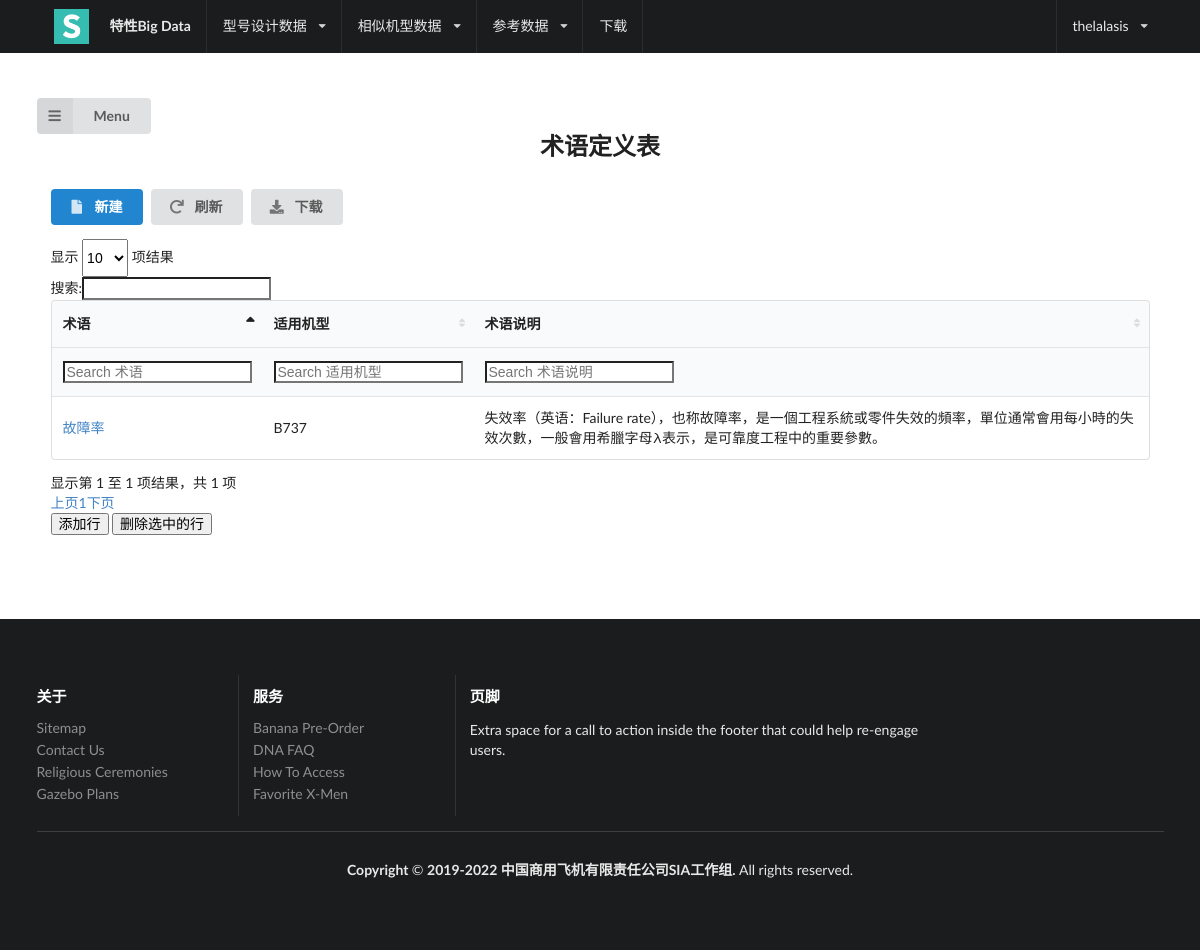
The page /data_platform/term_list/ (signed in) on the database as committed earlier.
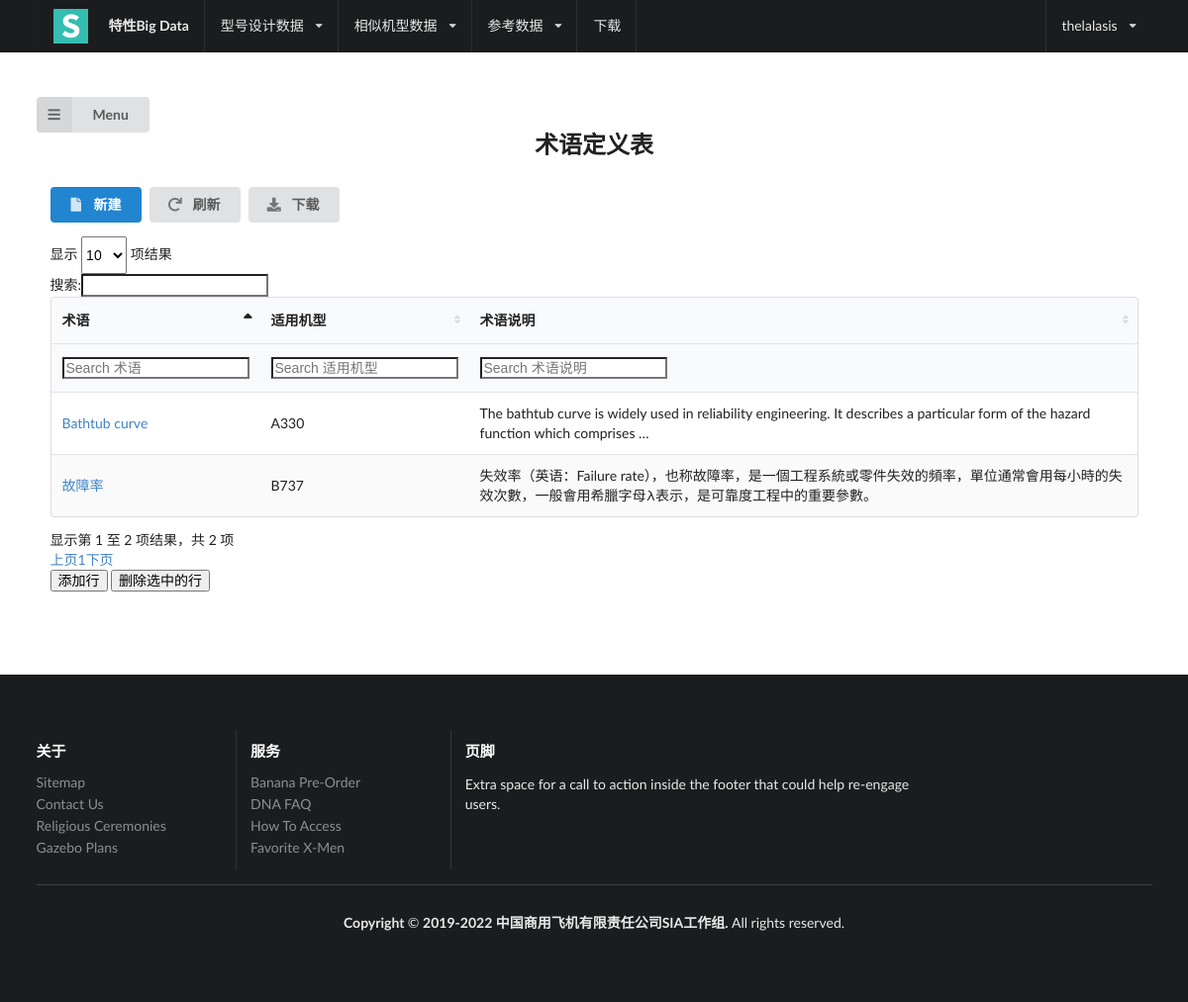
The same page on the database as committed later.
### term/models.py (models this page shows, shortened)
class term(models.Model):
    id = models.AutoField(primary_key = True)
    category = models.ForeignKey(term_category, related_name='acr_category', on_delete=models.CASCADE, default = '无分类')
    title = models.CharField("词条", max_length = 200)
    content = models.TextField("词条说明")
    acmodel = models.ForeignKey(acmodel, related_name='适用机型',on_delete = models.CASCADE, limit_choices_to={'if_intra_ac': True})
    tag = TaggableManager("标签",blank=True)
    source = models.TextField("词条来源")
    class Meta:
        ordering = ('title',)
        verbose_name = '术语'
        verbose_name_plural = '术语'

### data_platform/models.py (models this page shows)
class acmodel(models.Model):
    id = models.AutoField(primary_key = True)
    basic_acmodel = models.CharField("基本型号", max_length = 100)
    expanded_acmodel = models.CharField("扩展型号", max_length = 100)
    if_intra_ac = models.BooleanField(default = False)
    class Meta:
        ordering = ('basic_acmodel',)
        verbose_name = '飞机型号'
        verbose_name_plural = '飞机型号'
    def __str__(self):
        return (self.basic_acmodel)

### data_platform/views.py (the view)
class get_term_list(LoginRequiredMixin,ListView):
	model = term
	template_name = "term_list.html"
	context_object_name =  "term_list"

### data_platform/templates/term_list.html (shortened to what this page needs)
{% load static %}
{% include "head.html" %}
<body>
    <div class="ui main container">
        <div class="ui column">
            <div class = 'row'>
                <div class="pusher">
                   <div id = "toggle" class="ui labeled icon button">
                    <i class = "sidebar icon"></i>
                    Menu
                   </div>
                </div>
            </div>
            <div class="item">
                <h2 class = "ui center aligned header">术语定义表</h2>
            </div>
        </div>
        <div class="ui basic segment pushable">
            <div class="ui basic segment">
                <button class="ui new blue button">
                    <i class="file icon"></i>
                    新建
                </button>
                <button class="ui renewal button">
                    <i class="redo icon"></i>
                    刷新
                </button>
                <button class="ui download button">
                    <i class="download icon"></i>
                    下载
                </button>
              <table id="accident" class="ui striped table">
                  <thead>
                  <tr>
                    <th>术语</th>
                    <th>适用机型</th>
                    <th>术语说明</th>
                  </tr>
                  </thead>
                  <tfoot>
                  <tr>
                    <th>术语</th>
                    <th>适用机型</th>
                    <th>术语说明</th>
                  </tr>
                  </tfoot>
                  <tbody>
                      {% for term in term_list %}
                          <tr>
                            <td><a class="text-dark" href="{% url 'data_platform:term_detail' term.id %}">{{term.title}}</a></td>
                            <td>{{term.acmodel}}</td>
                            <td>{{term.content | striptags |truncatewords:20}}</td>
                          </tr>
                      {% endfor %}
                  </tbody>
              </table>
              <p>
                <button id="addRow">添加行</button>
                <button id="delRow">删除选中的行</button>
              </p>
            </div>
        </div>
    </div>
</body>
{% include "foot.html" %}

### data_platform/templates/head.html (shortened to what this page needs)
<!DOCTYPE html>
{% load static %}
<html lang="zh-CN">
<head>
  <link href="{% static 'css/semantic.min.css' %}" rel="stylesheet">
  <link href="{% static 'css/datatables.min.css' %}" rel = "stylesheet">
</head>
<body>
  <div class="ui fixed primary inverted menu">
    <div class="ui container">
      <a href="{% url 'data_platform:index' %}" class="header item">
        <img class="logo" src="{% static 'logo.png' %}">
          特性Big Data
      </a>
      <div class="ui simple dropdown item">
        型号设计数据 <i class="dropdown icon"></i>
      </div>
      <div class="ui simple dropdown item">
        相似机型数据 <i class="dropdown icon"></i>
      </div>
      <div class="ui simple dropdown item">
        参考数据 <i class="dropdown icon"></i>
      </div>
        <a class="item" href="{% url 'data_platform:download' %}">下载</a>
     <div class="ui simple dropdown right item">
          {% if user.is_authenticated %}
          {{ user.username }}<i class="dropdown icon"></i>
          {% else %}
          游客<i class="dropdown icon"></i>
          <div class="menu">
            <li><a href="{% url 'account:login' %}">登录</a></li>
            <li><a href="{% url 'account:register' %}">注册</a></li>
          {% endif %}
          </div>
     </div>
  </div>
</body>

### data_platform/templates/foot.html
{% load static %}
<html>
<body>
  <div class="ui inverted vertical footer segment">
    <div class="ui container">
      <div class="ui stackable inverted divided equal height stackable grid">
        <div class="three wide column">
          <h4 class="ui inverted header">关于</h4>
          <div class="ui inverted link list">
            <a href="{% url 'data_platform:index' %}" class="item">Sitemap</a>
            <a href="{% url 'data_platform:index' %}" class="item">Contact Us</a>
            <a href="{% url 'data_platform:index' %}" class="item">Religious Ceremonies</a>
            <a href="{% url 'data_platform:index' %}" class="item">Gazebo Plans</a>
          </div>
        </div>
        <div class="three wide column">
          <h4 class="ui inverted header">服务</h4>
          <div class="ui inverted link list">
            <a href="{% url 'data_platform:index' %}" class="item">Banana Pre-Order</a>
            <a href="{% url 'data_platform:index' %}" class="item">DNA FAQ</a>
            <a href="{% url 'data_platform:index' %}" class="item">How To Access</a>
            <a href="{% url 'data_platform:index' %}" class="item">Favorite X-Men</a>
          </div>
        </div>
        <div class="seven wide column">
          <h4 class="ui inverted header">页脚</h4>
          <p>Extra space for a call to action inside the footer that could help re-engage users.</p>
        </div>
      </div>
    </div>
    <div class="ui center aligned container">
      <div class="ui inverted section divider"></div>
      <div style = "white-space:pre"><b>Copyright </b>© <b>2019-2022 中国商用飞机有限责任公司SIA工作组. </b>All rights reserved.</div>
    </div>
  </div>
</body>
</html>

### data_platform/templates/head.html (style rules this page uses)
body { background-color: #FFFFFF; }
.ui.menu .item img.logo { margin-right: 1.5em; }
.main.container { margin-top: 7em; }
.ui.footer.segment { margin: 5em 0em 0em; padding: 5em 0em; }

Rows that differ between the two databases and show on the page:
added term: title "Bathtub curve", acmodel "A330", content "The bathtub curve is widely used in reliability engineering. It describes a particular form of the hazard function which comprises …"
Other text that changed with them:
text written by a page script: "显示 项结果 搜索: 显示第 1 至 1 项结果，共 1 项 上页 1 下页" → "显示 项结果 搜索: 显示第 1 至 2 项结果，共 2 项 上页 1 下页"
